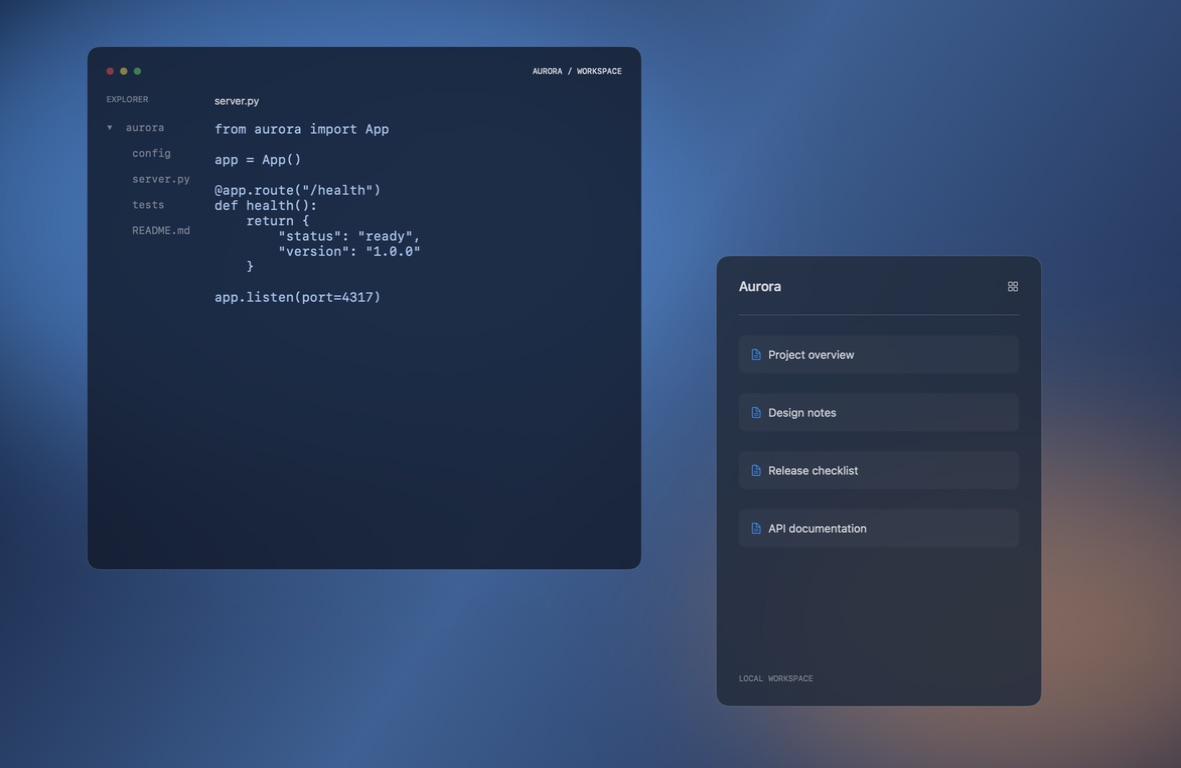
#> input picture promo/stills/backdrop.jpg, 1181 x 768 px
$ python render-film.py ../../stills/backdrop.jpg
#> lines starting #> are read from the running program, lines starting #| are printed output that depends on the picture
"""EchoTerm / Lightfield. 30 seconds, deterministic 60 fps.
Real application capture plates + production Swift pixel animation + motion design.
The spatial session map and flying pixels are explanatory compositing, not app UI.
"""
import sys, math, json, hashlib, subprocess, functools
from pathlib import Path
import cv2, numpy as np
from PIL import Image, ImageDraw
ROOT=Path(__file__).resolve().parent.parent
OLD=ROOT.parent
W,H,FPS,D=1920,1080,60,30
INK=(29,40,58); MUTED=(100,118,139); BLUE=(54,119,216); LIGHT=(230,240,253)
cv2.setNumThreads(4)
def cl(x): return max(0.,min(1.,float(x)))
def sm(x): x=cl(x); return x*x*(3-2*x)
def ease(x): x=cl(x); return x*x*x*(x*(x*6-15)+10)
def mix(a,b,u): return np.asarray(a)+(np.asarray(b)-np.asarray(a))*u
# [20 lines left out: functions tx, over, text, not called in this run]
def rounded(im,r=20):
 h,w=im.shape[:2];mask=Image.new('L',(w,h));d=ImageDraw.Draw(mask);d.rounded_rectangle((0,0,w-1,h-1),r,fill=255)
 return np.dstack([im[:,:,:3],np.array(mask)])
# [4 lines left out: function fill, not called in this run]
# Light cyclorama, just enough colour to reveal the glass edges.
y,x=np.mgrid[0:H,0:W].astype(np.float32)
b=np.zeros((H,W,3),np.float32);b[:]=[249,249,247]
b+=np.exp(-((x-1540)**2/650**2+(y-740)**2/470**2))[:,:,None]*np.array([-30,-12,5])
b+=np.exp(-((x-290)**2/750**2+(y-950)**2/400**2))[:,:,None]*np.array([-10,-5,3])
b+=np.exp(-((x-1300)**2/740**2+(y-80)**2/360**2))[:,:,None]*np.array([4,-2,-8])
BASE=np.uint8(np.clip(b,0,255))
# Captures retain product glyphs. Re-composite the isolated window's neutral matte
# over the blurred set. The application was captured at 25%, Clear, Mist Blue.
rawback=np.array(Image.open(OLD/'stills/backdrop.jpg').convert('RGB'))
#> rawback is the input picture: shape (768, 1181, 3); mean R, G, B 48.5, 66.6, 98.6
back=cv2.resize(rawback,(1170,768));back=cv2.GaussianBlur(back,(0,0),35).astype(np.float32)
PLATE=np.clip(back*.68+np.array([65,77,91]),0,255)*.75+np.array([24,29,38])*.25
@functools.lru_cache(None)
def cap(name):
#> called with name = 'stills/blocks.jpg'
 path=OLD/name;raw=np.array(Image.open(path).convert('RGB')).astype(np.float32)
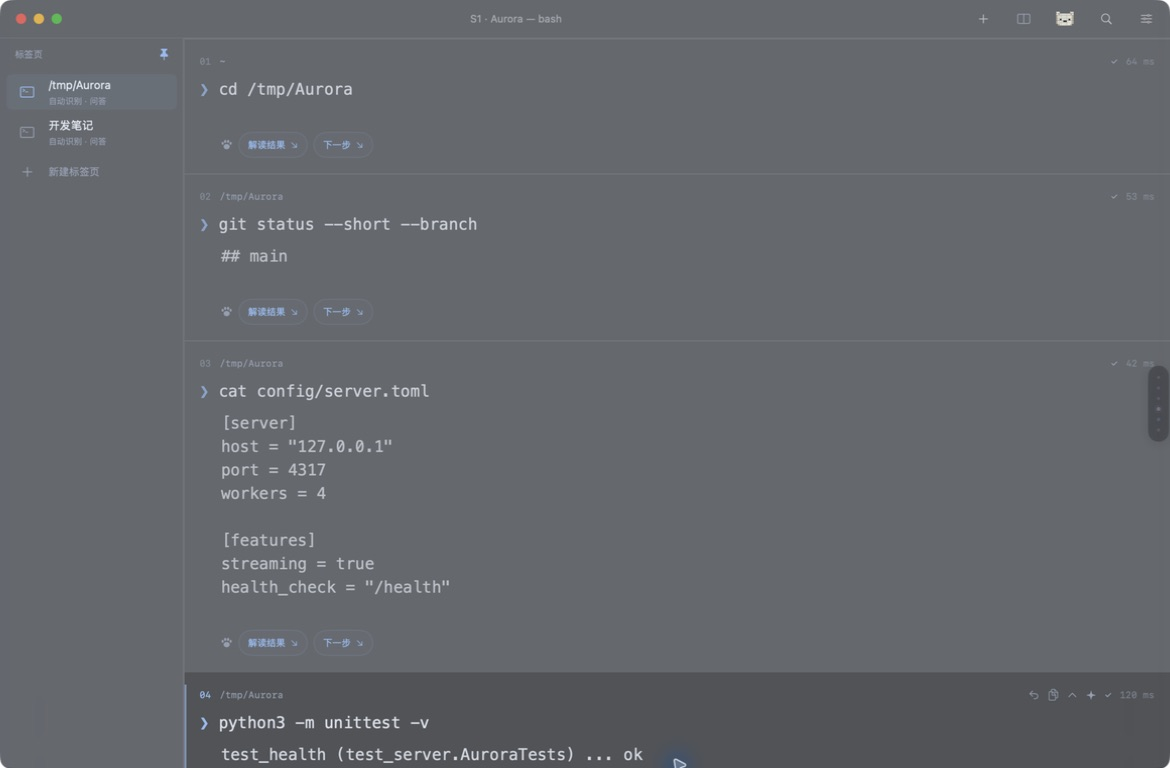
#> input picture promo/stills/blocks.jpg, 1170 x 768 px
 delta=raw-[97,100,107];plate=cv2.resize(PLATE,(raw.shape[1],raw.shape[0]))
 rgb=np.uint8(np.clip(plate+np.where(delta>0,delta*2.05,delta*.48),0,255))
 return rgb
BLOCKS=cap('stills/blocks.jpg').copy()
# Static titlebar Echo is replaced by its native 60-fps pixel stage.
BLOCKS[7:30,1050:1080]=BLOCKS[7:30,1018:1048]
#> BLOCKS: shape (768, 1170, 3); mean of channels 0, 1, 2 87.8, 107.2, 132.6
BLOCKS=rounded(BLOCKS,14)
#> in rounded, `mask = Image.new('L', (w, h))`: mask: PIL image 1170x768 L; every value is 0
TARGET=rounded(cap('stills/navigation-target.jpg'),14)
#> call 2 of cap, with name = 'stills/navigation-target.jpg'
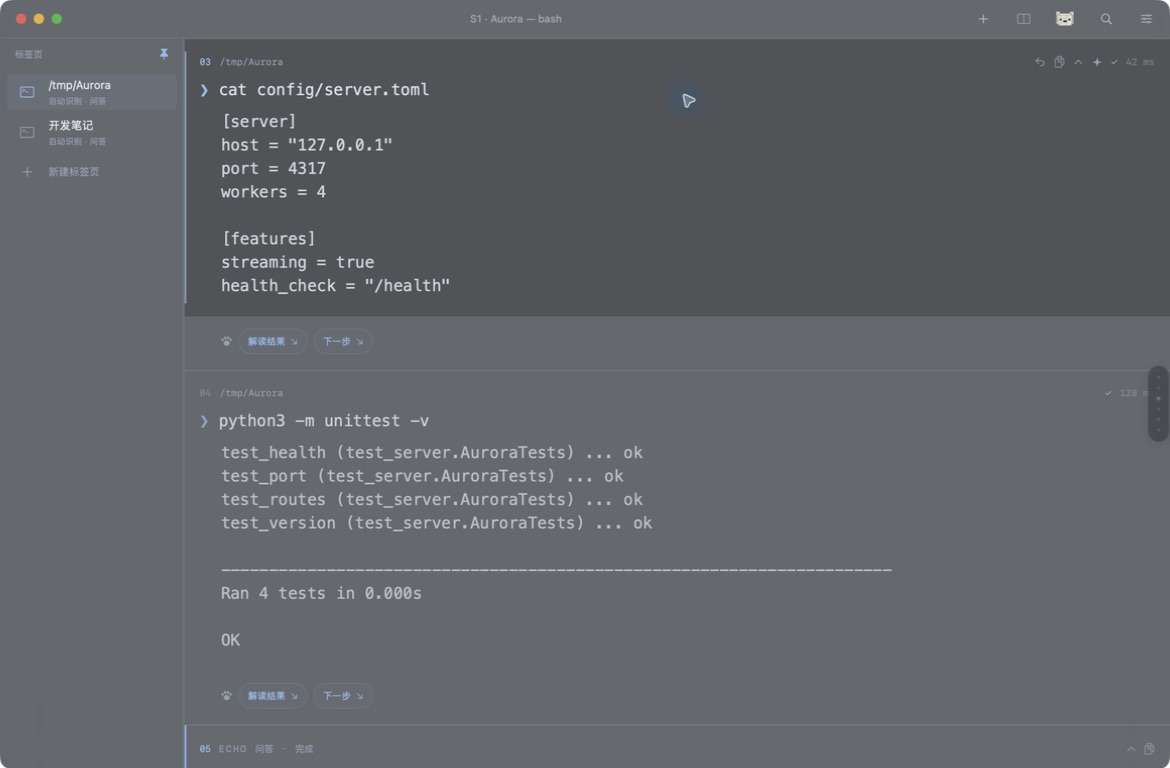
#> input picture promo/stills/navigation-target.jpg, 1170 x 768 px
AIFINAL=cap('footage/ai/0042.jpg')
#> call 3 of cap, with name = 'footage/ai/0042.jpg'
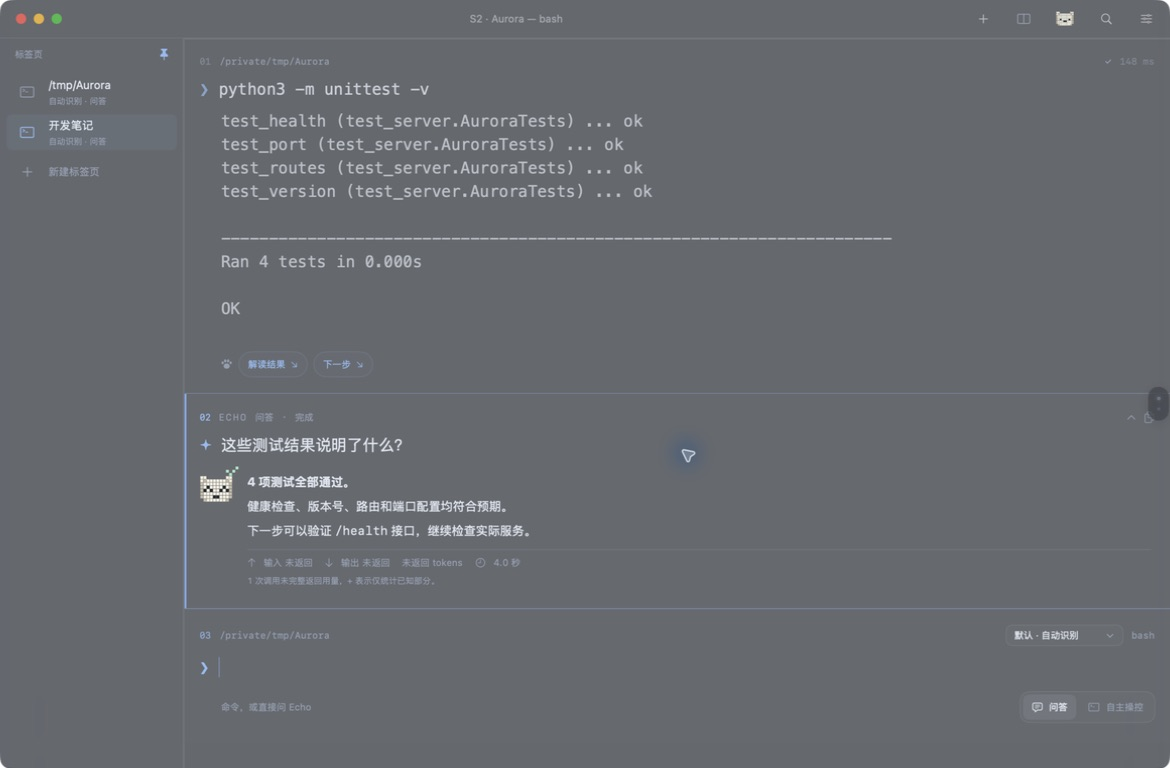
#> input picture promo/footage/ai/0042.jpg, 1170 x 768 px
#> in cap (call 3), `rgb=np.uint8(np.clip(plate+np.where(delta>0,delta*2.05,delta*.48),0,25..`:
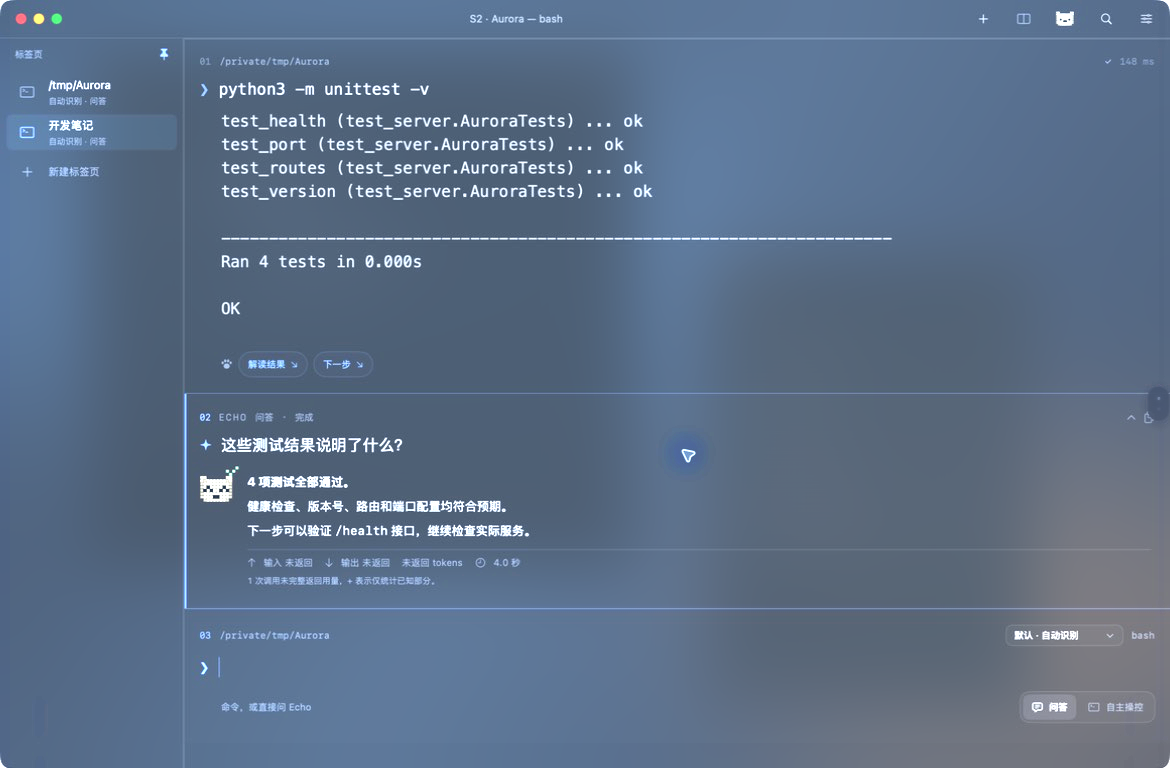
#> rgb: shape (768, 1170, 3); mean R, G, B 91.6, 111.2, 136.4
B1=rounded(cap('stills/blocks.jpg')[42:173,184:1125],10)
#> in rounded (call 3), `mask = Image.new('L', (w, h))`: mask: PIL image 941x131 L; every value is 0
B2=rounded(cap('stills/blocks.jpg')[175:339,184:1125],10)
#> in rounded (call 4), `mask = Image.new('L', (w, h))`: mask: PIL image 941x164 L; every value is 0
B3=rounded(cap('stills/blocks.jpg')[343:670,184:1125],10)
#> in rounded (call 5), `mask = Image.new('L', (w, h))`: mask: PIL image 941x327 L; every value is 0
TEST=rounded(AIFINAL[42:387,184:1125],12)
#> in rounded (call 6), `mask = Image.new('L', (w, h))`: mask: PIL image 941x345 L; every value is 0
#> in rounded (call 6), `return np.dstack([im[:,:,:3],np.array(mask)])`:
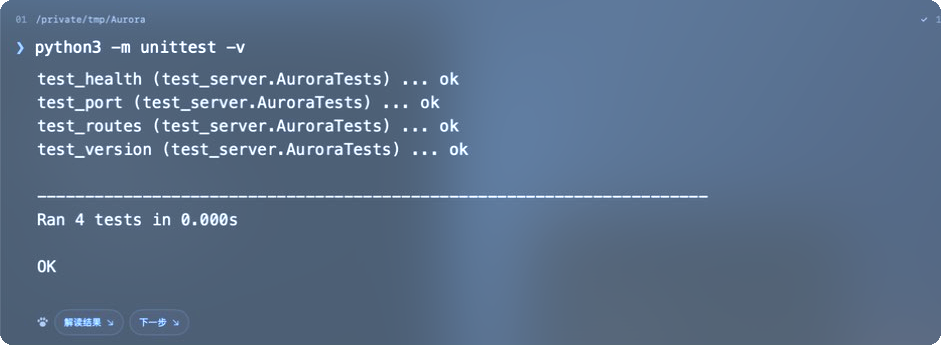
#> returned value: shape (345, 941, 4); mean of channels 0, 1, 2, 3 88.7, 109.7, 135.9, 254.9; transparent parts drawn white
# Crop the real reply. Reveal its actual text progressively at display refresh rate.
AI_FINAL=AIFINAL[395:546,184:1128].copy()
AI_EMPTY=AI_FINAL.copy()
for yy in range(AI_EMPTY.shape[0]):
 AI_EMPTY[yy,8:]=AI_EMPTY[yy,880]
AI_EMPTY[:,0:2]=[134,183,241]
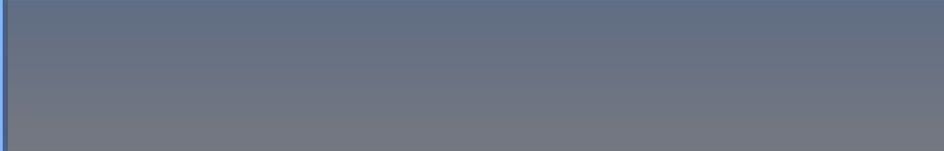
#> AI_EMPTY: shape (151, 944, 3); mean R, G, B 106.2, 114.8, 130.4
# Original output text: line reveal, no repeated low-FPS capture frames.
# input x=36,y=40; output x=64,y=77 /101 /125.

#> (the run stopped early here; a loop or call above may not have finished)
